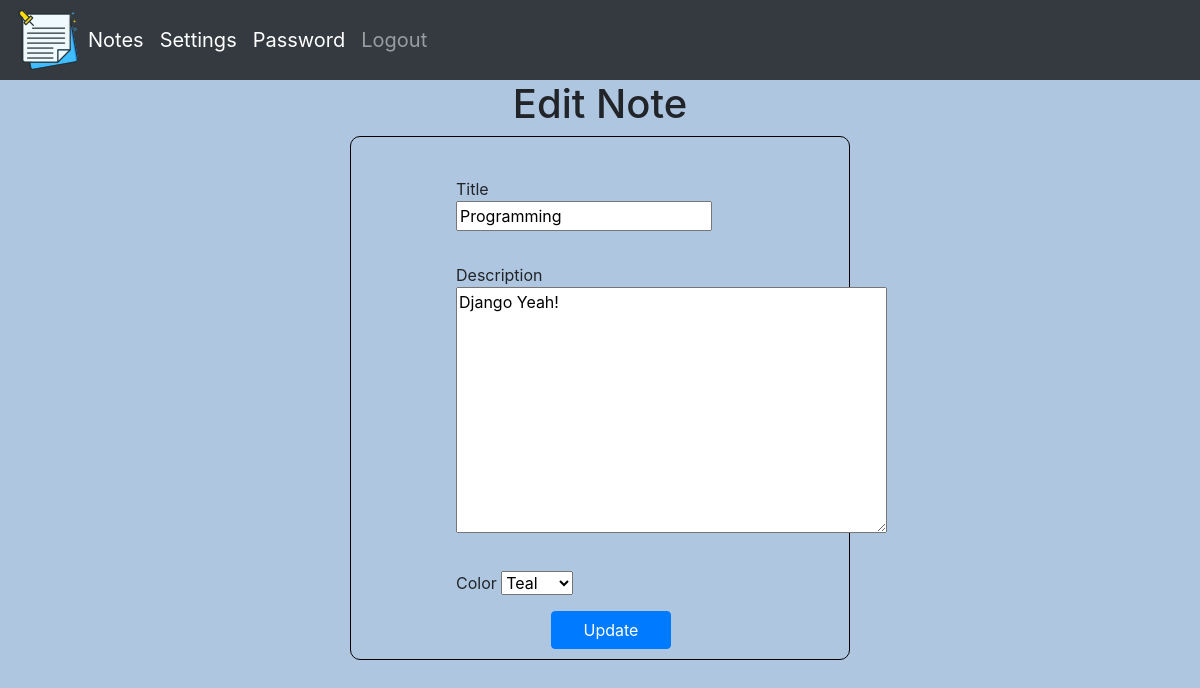
/editNote/4/ (signed in), run on an earlier commit of the app's database.
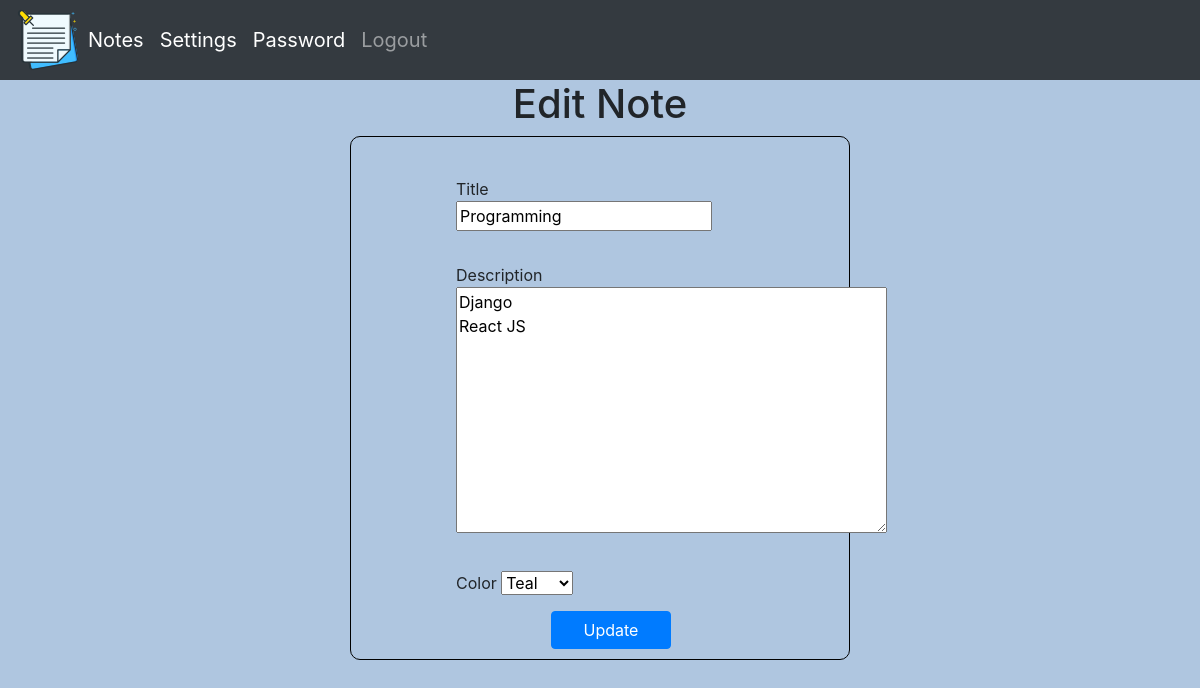
And on a later commit of the database.
### noteApp/models.py (models this page shows, shortened)
class Note(models.Model):
    colors = [
        ("bg-danger","Red"),
        ("bg-info","Teal"),
        ("bg-success","Green"),
        ("bg-warning","Yellow"),
    ]
    title = models.CharField(max_length=200, null=True)
    description = models.TextField(max_length=200)
    date_created = models.DateTimeField(auto_now_add=True)
    color = models.CharField(max_length=10,choices=colors,default="Teal")
    user = models.ForeignKey(User, on_delete=models.CASCADE, null=True)

### noteApp/views.py (the view, shortened to what this page needs)
# urls.py: path('editNote/<str:pk_note>/', views.editNote, name="editNote"),
@login_required(login_url='loginPage')
def editNote(request, pk_note):
    note = Note.objects.get(id=pk_note)
    form = NoteEditForm(instance=note)
    context = {
        "note":note,
        "form":form,
    }
    return render(request, "noteApp/editNote.html", context)

### noteApp/forms.py
class NoteEditForm(ModelForm):
    class Meta:
        model = Note
        fields = ['title','description','color']

### noteApp/templates/noteApp/editNote.html (shortened to what this page needs)
{% extends 'noteApp/base.html' %}
{% load static %}
{% block content %}
<h1 style="text-align: center;">Edit Note</h1>
<div class="card2">
    <form action="" method="POST" class="form-style">
        <div class="form-row">
            <div class="form-group">
                {{form.title.label}}
                <p>{{form.title}}</p>
            </div>
        </div>
        <div class="form-row">
            <div class="form-group">
                {{form.description.label}}
                <p>{{form.description}}</p>
            </div>
        </div>
        <div class="form-row">
            <div class="form-group">
                {{form.color.label}}
                {{form.color}}
            </div>
        </div>
        <button type="submit" id="Button" class="btn btn-primary">Update</button>
    </form>
</div>
{% endblock %}

What changed in the data, as far as the page shows it:
changed Note "Programming": description "Django Yeah!" → "Django React JS"
